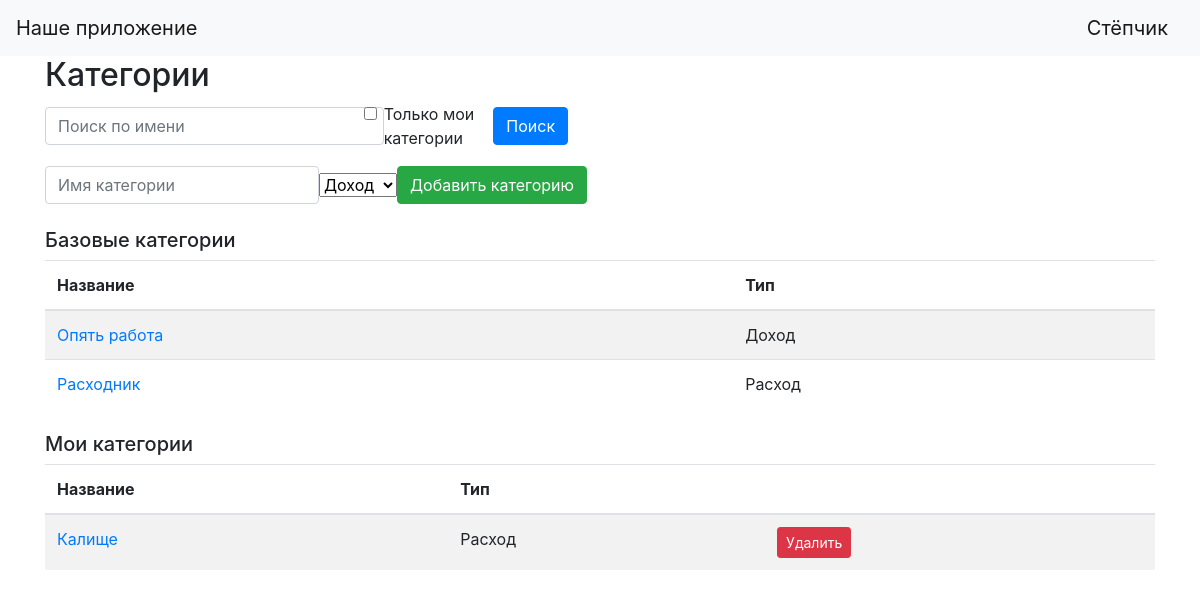
The page /categories (signed in) on the database its author committed.
### data/users.py (models this page shows, shortened)
class User(SqlAlchemyBase, UserMixin):
    __tablename__ = 'users'
    id = sqlalchemy.Column(sqlalchemy.Integer, primary_key=True, autoincrement=True)
    username = sqlalchemy.Column(sqlalchemy.String, nullable=True, unique=True)
    password_hash = sqlalchemy.Column(sqlalchemy.String, nullable=True)
    email = sqlalchemy.Column(sqlalchemy.String, index=True, unique=True, nullable=True)
    created_date = sqlalchemy.Column(sqlalchemy.DateTime, default=datetime.datetime.now)
    operations = orm.relationship("Operation", back_populates='user')
    categories = orm.relationship("Category", back_populates='user') #

### data/category.py (models this page shows)
class Category(SqlAlchemyBase):
    __tablename__ = 'category'
    id = sqlalchemy.Column(sqlalchemy.Integer, primary_key=True, autoincrement=True)
    name = sqlalchemy.Column(sqlalchemy.String, nullable=True)
    type = sqlalchemy.Column(sqlalchemy.String, nullable=False)
    user_id = sqlalchemy.Column(sqlalchemy.Integer, sqlalchemy.ForeignKey("users.id"), nullable=True)
    user = orm.relationship('User')

### main.py (the view, shortened to what this page needs)
@app.route('/categories', methods=['GET', 'POST'])
@login_required
def categories():
    form = CategoryForm()
    db_sess = db_session.create_session()
    page = request.args.get('page', 1, type=int)
    search_query = request.args.get('search', '')
    show_my = request.args.get('show_my', '0') == '1'
    query = db_sess.query(Category)
    if search_query:
        query = query.filter(Category.name.ilike(f"%{search_query}%"))
    if show_my:
        query = query.filter(Category.user_id == current_user.id)
        categories_list = query.order_by(Category.name).all()
        base_categories = []
        user_categories = categories_list
    else:
        categories_list = query.order_by(Category.name).all()
        base_categories = [c for c in categories_list if c.user_id is None]
        user_categories = [c for c in categories_list if c.user_id == current_user.id]
    per_page = 10
    total_pages = math.ceil(len(user_categories) / per_page)
    user_categories = user_categories[(page - 1) * per_page: page * per_page]
    return render_template(
        "category_manager.html",
        base_categories=base_categories,
        user_categories=user_categories,
        current_page=page,
        total_pages=total_pages,
        search_query=search_query,
        show_my=show_my,
        form=form
    )

### forms/cat_form.py
class CategoryForm(FlaskForm):
    name = StringField("Название категории", validators=[DataRequired()])
    type = SelectField("Тип", choices=[("income", "Доход"), ("expense", "Расход")], validators=[DataRequired()])
    submit = SubmitField("Добавить категорию")

### data/db_session.py (called while the page is built)
def create_session() -> Session:
    global __factory
    return __factory()

### main.py (called while the page is built)
@login_manager.user_loader
def load_user(user_id):
    db_sess = db_session.create_session()
    return db_sess.query(User).get(user_id)

### templates/category_manager.html (shortened to what this page needs)
{% extends "base.html" %}
{% block content %}
<h2>Категории</h2>
<div class="d-flex mb-3">
    <form method="get" class="me-3 d-flex align-items-center">
        <input type="text" name="search" class="form-control me-2" placeholder="Поиск по имени" value="{{ request.args.get('search', '') }}">
        <label class="form-check-label me-2">
            <input type="checkbox" name="show_my" value="1" class="form-check-input"
                   id="toggle-my-categories"
                   {% if show_my %}checked{% endif %}>
            Только мои категории
        </label>
        <button type="submit" class="btn btn-primary">Поиск</button>
    </form>
</div>
<div class="d-flex mb-3">
    <form method="post" class="d-flex align-items-center">
        {{ form.name(class="form-control me-2", placeholder="Имя категории") }}
        {{ form.type(class="form-select me-2") }}
        {{ form.submit(class="btn btn-success") }}
    </form>
</div>
{% if user_categories or base_categories %}
    {% if not show_my %}
    <div id="base-categories-block">
        <h5 class="mt-4">Базовые категории</h5>
        <table class="table table-striped mt-2">
            <thead>
                <tr>
                    <th>Название</th>
                    <th>Тип</th>
                </tr>
            </thead>
            <tbody>
                {% for category in base_categories %}
                    <tr>
                        <td>
    <a href="{{ url_for('operations', selected_category=category.id) }}">
        {{ category.name }}
    </a>
                        </td>
                        <td>{{ 'Доход' if category.type == 'income' else 'Расход' }}</td>
                    </tr>
                {% endfor %}
            </tbody>
        </table>
    </div>
    {% endif %}
    {% if user_categories %}
        <h5 class="mt-4">Мои категории</h5>
        <table class="table table-striped mt-2">
            <thead>
                <tr>
                    <th>Название</th>
                    <th>Тип</th>
                    <th></th>
                </tr>
            </thead>
            <tbody>
                {% for category in user_categories %}
                    <tr>
                        <td>
    <a href="{{ url_for('operations', selected_category=category.id) }}">
        {{ category.name }}
    </a>
                        </td>
                        <td>{{ 'Доход' if category.type == 'income' else 'Расход' }}</td>
                        <td>
                            <form method="POST" action="{{ url_for('delete_category', id=category.id) }}"
                                  style="display:inline;" onsubmit="return confirm('Удалить категорию? Все операции с этой категорией также будут удалены.');">
                                <button type="submit" class="btn btn-danger btn-sm">Удалить</button>
                            </form>
                        </td>
                    </tr>
                {% endfor %}
            </tbody>
        </table>
    {% endif %}
{% else %}
    <p class="mt-4">Категории не найдены.</p>
{% endif %}
{% endblock %}

### templates/base.html (shortened to what this page needs)
<!doctype html>
<html lang="en">
<head>
    <link rel="stylesheet"
          href="https://stackpath.bootstrapcdn.com/bootstrap/4.4.1/css/bootstrap.min.css"
>
    <link rel="stylesheet" href="https://cdn.jsdelivr.net/npm/flatpickr/dist/flatpickr.min.css">
</head>
<body>
<header>
    <nav class="navbar navbar-light bg-light">
        <a class="navbar-brand" href="/">Наше приложение</a>
        {% if current_user.is_authenticated %}
            <a class="navbar-brand" href="/logout">{{ current_user.username }}</a>
        {% else %}
            <p>
                <a class="btn btn-primary " href="/register">Зарегистрироваться</a>
                <a class="btn btn-success" href="/login">Войти</a>
            </p>
        {% endif %}
    </nav>
</header>
<main role="main" class="container">
    {% block content %}{% endblock %}
</main>
</body>
</html>

### rows shown on the page
User: username "Стёпчик"
Category: name "Опять работа", type "Доход"
Category: name "Расходник", type "Расход"
Category: name "Калище", type "Расход"
